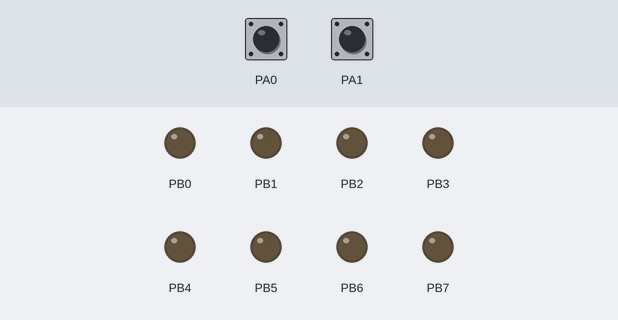
This program was run on a simulated ATmega1284P, built with avr-gcc and emulated at 8 MHz. Parts: output pins drawn as LEDs (lit = HIGH). The inputs (shaded band) are chosen by the test bench; at power-on: PA1 HIGH, PA0 HIGH.

Above: at 1.2 s.
1.3 s: PA1 pulled LOW for 0.15 s
At 1.37 s:
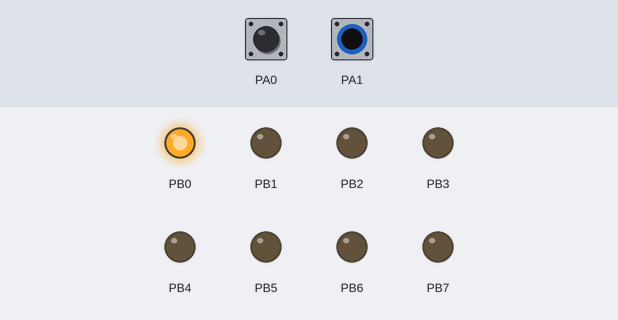
2.9 s: PA1 pulled LOW for 3.2 s
At 6.5 s:
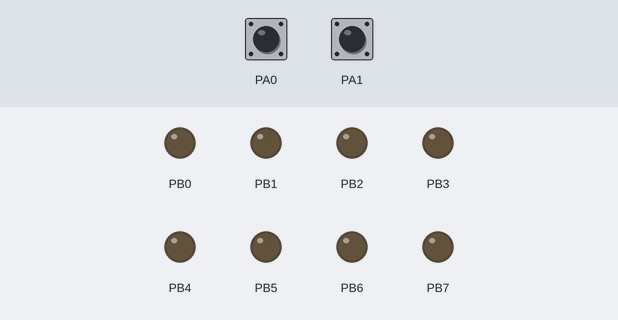
Timing chart, 0 to 8.0 s (numbered marks = the images above; inputs shaded):
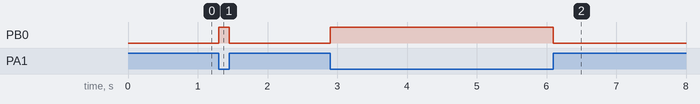

Measured:
- after the input at 1.3 s, PB0: LOW → HIGH at once, → LOW 0.15 s later
- after the input at 2.9 s, PB0: LOW → HIGH at once, → LOW 3.2 s later

The program:

main.c
```c
/*	Author: lab
 *  Partner(s) Name: Jai Radhakrishnan
 *	Lab Section:
 *	Assignment: Lab #  Exercise #
 *	Exercise Description: [optional - include for your own benefit]
 *
 *	I acknowledge all content contained herein, excluding template or example
 *	code, is my own original work.
 */
#include <avr/io.h>
#ifdef _SIMULATE_
#include "simAVRHeader.h"
#endif

int main(void) {
    /* Insert DDR and PORT initializations */
    DDRA = 0x00; PORTA = 0xFF;
    DDRB = 0xFF; PORTB = 0x00;
    unsigned char tempPA0  = 0x00;
    unsigned char tempPA1 = 0x00;
    /* Insert your solution below */
    while (1) {
	tempPA0 = PINA & 0x01;
	tempPA1 = PINA & 0x02;
	if((tempPA0 ==  0x01) && (tempPA1 == 0x00))
	{
		PORTB = 0x01;
	}
	else
	{
		PORTB = 0x00;
	}
    }
    return 0;
}
```

simAVRHeader.h
```c
/* Debug information for SimAVR */
#include <stdio.h>
#ifndef F_CPU
#define F_CPU 8000000
#endif

#include <avr/sleep.h>
#include "include/simavr/avr/avr_mcu_section.h"
AVR_MCU(F_CPU,"atmega1284");
AVR_MCU_VCD_FILE("build/results/Lab2_introToAVR_trace.vcd",1000);

const struct avr_mmcu_vcd_trace_t _mytrace[] _MMCU_ = {
    { AVR_MCU_VCD_SYMBOL("PINA0"), .mask = 1 << 0,.what = (void*)&PINA, } , // Example individual pin
    { AVR_MCU_VCD_SYMBOL("PORTB"), .what = (void*)&PORTB, } , // Example full port
};

/* Function to output through UART */
static int uart_putchar(char c, FILE *stream) {
    if (c == '\n') {
        uart_putchar('\r',stream);
    }
    loop_until_bit_is_set(UCSR0A,UDRE0);
    UDR0 = c;
    return 0;
}

/* Setup filestream for debugging */
FILE mystdout = FDEV_SETUP_STREAM(uart_putchar,NULL,_FDEV_SETUP_WRITE);
/* End SimAVR section */
```
